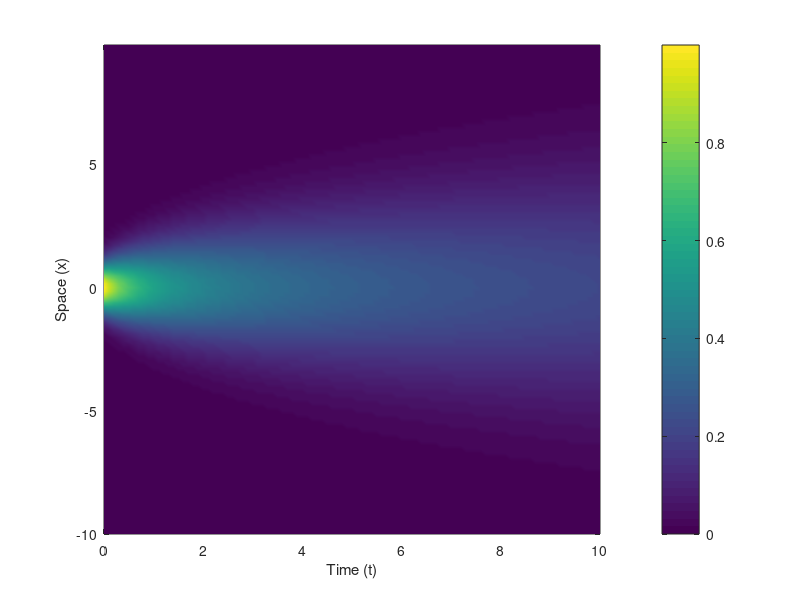

This chart was generated by the following MATLAB code:
clear all; close all; clc;

%% Generate Data (from the Heat Equation)
% Define physical parameters and domain
alpha = 0.5;           % Thermal diffusivity
L = 20;                % Length of the domain
n = 128;               % Number of spatial grid points
x2 = linspace(-L/2, L/2, n+1); 
x = x2(1:n);           % Spatial domain
dx = x(2) - x(1);

% Define time domain
t = 0:0.1:10;          
dt = t(2)-t(1);
nt = length(t);

% Define wavenumbers for spectral differentiation
k = (2*pi/L)*[0:(n/2-1) -n/2:-1]';

% Set the initial condition (a Gaussian pulse)
u0 = exp(-x.^2)';
ut = fft(u0);

% Solve the PDE in Fourier space (u_t = -alpha*k^2*u)
% and transform back to real space at each time step
u_data = zeros(length(x), length(t));
for j = 1:length(t)
    u_sol_k = ut .* exp(-alpha*k.^2*t(j)); % Solution in k-space
    u_data(:,j) = ifft(u_sol_k);          % Inverse FFT to get solution in x-space
end

figure;
pcolor(t, x, real(u_data));
shading interp;
xlabel('Time (t)');
ylabel('Space (x)');
colorbar;
drawnow;

%% Compute time derivatives u_t and spatial derivatives u_x u_xx u_xxx
% Compute time derivative u_t using a finite difference
u_t = zeros(length(x), length(t));
for i = 1:length(x)
    u_t(i,:) = gradient(u_data(i,:), dt);
end

% Compute spatial derivatives using spectral method (FFT) for high accuracy
u = u_data;
ux = ifft(1i*k .* fft(u_data));
uxx = ifft(-k.^2 .* fft(u_data));
uxxx = ifft(-1i*k.^3 .* fft(u_data));

% Reshape all data into long column vectors for the regression
u_t_vec = reshape(u_t, n*nt, 1);
u_vec = reshape(u, n*nt, 1);
ux_vec = reshape(ux, n*nt, 1);
uxx_vec = reshape(uxx, n*nt, 1);
uxxx_vec = reshape(uxxx, n*nt, 1);

%% Build Library
Theta = [ones(n*nt,1), u_vec, u_vec.^2, ux_vec, uxx_vec, uxxx_vec];
labels = {'1', 'u', 'u^2', 'u_x', 'u_{xx}', 'u_{xxx}'};

%% Apply SINDy
lambda = 0.02;  % Sparsification threshold
max_iter = 10;  % Max iterations for STLS

Xi = Theta \ u_t_vec;
for k = 1:10
    small = abs(Xi) < lambda;
    Xi(small) = 0;
    big = ~small;
    Xi(big) = Theta(:,big) \ u_t_vec;
end

%% Display the Results

disp('SINDy Discovered PDE');
disp('-------------------');
disp('Candidate Library Terms:');
disp(labels);

disp('Learned Coefficients (Xi):');
disp(Xi');

disp('Reconstructed Equation:');
equation_str = 'u_t = ';
for i = 1:length(Xi)
    if Xi(i) ~= 0
        equation_str = [equation_str, sprintf('%.4f * %s + ', Xi(i), labels{i})];
    end
end
% Clean up the end of the string
if endsWith(equation_str, '+ ')
    equation_str = equation_str(1:end-2);
end
disp(equation_str);
